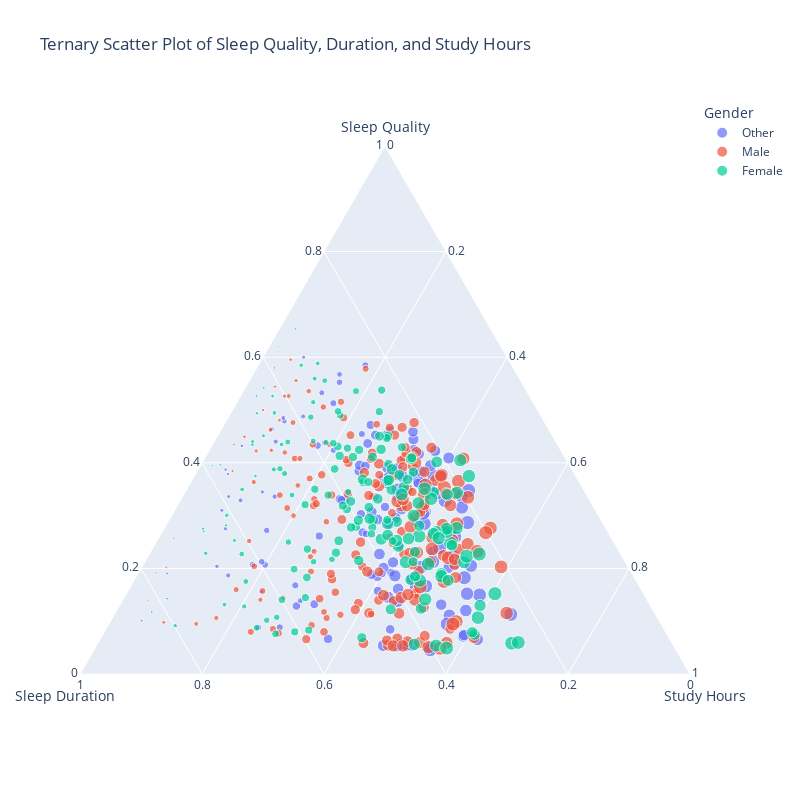

The notebook cell this image was saved under:
### Markdown cell above
<a id="33"></a>
### <div style="text-align:left; border-radius:15px; padding:20px; color:Black; margin:0; font-size:100%; font-family:Arial; background-color:#48cae4; overflow:hidden"><b>⚡ 3. Sleep Quality, Duration, and Study Hours</b>
<a href="#table-of-contents" style="font-family: Arial, sans-serif; font-size: 15px; background-color: #7b2cbf; color: #ffffff; padding: 7px 15px; text-decoration: none; border-radius: 15px;">
        [Table of Content 📜⬆️]
</a>
</div>

### Code cell
fig = px.scatter_ternary(
    dfc,
    a='Sleep_Quality',
    b='Sleep_Duration',
    c='Study_Hours',
    color='Gender',
    size='Study_Hours',
    size_max=10,
    labels={'Sleep_Quality': 'Sleep Quality', 'Sleep_Duration': 'Sleep Duration', 'Study_Hours': 'Study Hours'},
    title='Ternary Scatter Plot of Sleep Quality, Duration, and Study Hours'
)

fig.update_layout(showlegend=True, height=800, width=800)
fig.show()

### Figure 1 — Plotly figure (JSON) as saved in the notebook; plotly's stock layout.template omitted (floating-point values rounded to 4 significant figures; data arrays with more than 128 entries replaced by an {"elided": "..."} marker saying what was removed)
{"data": [{"a": {"elided": "148 int values"}, "b": {"elided": "148 float values"}, "c": {"elided": "148 float values"}, "hovertemplate": "Gender=Other<br>Sleep Quality=%{a}<br>Sleep Duration=%{b}<br>Study Hours=%{marker.size}<extra></extra>", "legendgroup": "Other", "marker": {"color": "#636efa", "size": {"elided": "148 float values"}, "sizemode": "area", "sizeref": 0.12, "symbol": "circle"}, "mode": "markers", "name": "Other", "showlegend": true, "subplot": "ternary", "type": "scatterternary"}, {"a": {"elided": "186 int values"}, "b": {"elided": "186 float values"}, "c": {"elided": "186 float values"}, "hovertemplate": "Gender=Male<br>Sleep Quality=%{a}<br>Sleep Duration=%{b}<br>Study Hours=%{marker.size}<extra></extra>", "legendgroup": "Male", "marker": {"color": "#EF553B", "size": {"elided": "186 float values"}, "sizemode": "area", "sizeref": 0.12, "symbol": "circle"}, "mode": "markers", "name": "Male", "showlegend": true, "subplot": "ternary", "type": "scatterternary"}, {"a": {"elided": "166 int values"}, "b": {"elided": "166 float values"}, "c": {"elided": "166 float values"}, "hovertemplate": "Gender=Female<br>Sleep Quality=%{a}<br>Sleep Duration=%{b}<br>Study Hours=%{marker.size}<extra></extra>", "legendgroup": "Female", "marker": {"color": "#00cc96", "size": {"elided": "166 float values"}, "sizemode": "area", "sizeref": 0.12, "symbol": "circle"}, "mode": "markers", "name": "Female", "showlegend": true, "subplot": "ternary", "type": "scatterternary"}], "layout": {"height": 800, "legend": {"itemsizing": "constant", "title": {"text": "Gender"}, "tracegroupgap": 0}, "showlegend": true, "ternary": {"aaxis": {"title": {"text": "Sleep Quality"}}, "baxis": {"title": {"text": "Sleep Duration"}}, "caxis": {"title": {"text": "Study Hours"}}, "domain": {"x": [0, 1], "y": [0, 1]}}, "title": {"text": "Ternary Scatter Plot of Sleep Quality, Duration, and Study Hours"}, "width": 800}}
